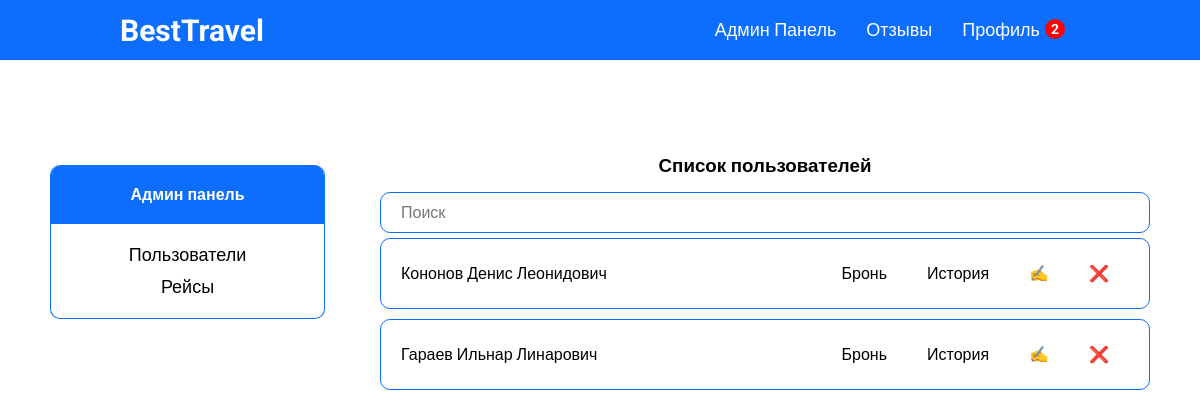
Screenshot of /admin-users-page.php (signed in) with the database file from the repository.
### tables this page shows
CREATE TABLE `users` (
  `user_id` int(11) NOT NULL,
  `surname` varchar(50) NOT NULL,
  `name` varchar(50) NOT NULL,
  `patronymic` varchar(50) NOT NULL,
  `email` varchar(50) NOT NULL,
  `phone` varchar(30) NOT NULL,
  `date_birth` date DEFAULT NULL,
  `login` varchar(50) NOT NULL,
  `password` varchar(255) NOT NULL,
  `role_id` int(11) NOT NULL
);

### database/requests.php (called while the page is built, shortened)
<?php
function getAll($string)
{
    require 'connect.php';
    $data = mysqli_query($connect, $string);
    if (mysqli_num_rows($data) > 0) {
        return mysqli_fetch_all($data, MYSQLI_ASSOC);
    } else {
        return false;
    }
}
class ApiProvider
{
    public function getAllUsers()
    {
        return getAll("
        select u.user_id, u.surname, u.name, u.patronymic, u.email, u.phone, u.login, u.password, r.role from users u
        left join roles r on r.role_id = u.role_id;
      ");
    }
}
?>

### admin-users-page.php (the view, shortened to what this page needs)
<?php
require_once 'database/requests.php';
$users = $provider->getAllUsers();
?>
<!DOCTYPE html>
<html lang="ru">
<?php require 'templates/head.php'; ?>
<body>
<?php require_once 'templates/header.php'; ?>
<div class="container df jcsb fw">
    <?php require_once 'templates/aside.php'; ?>
    <main class="df fc jcc aic">
        <h3 class="tac admin-title">Список пользователей</h3>
        <input id="search" placeholder="Поиск" class="w-full" type="text">
        <?php if ($users): ?>
            <?php foreach ($users as $user): ?>
                <div class="w-full padding border border-radius m-5 df jcsb aic admin-user-page">
                    <div class="search-list"><?= $user['surname']; ?> <?= $user['name']; ?> <?= $user['patronymic']; ?></div>
                    <div class="df">
                        <a href="bookings-user-page.php/<?= $user['user_id']; ?>?page=1">
                            <button class="btn-form">Бронь</button>
                        </a>
                        <a href="orders-users-page.php/<?= $user['user_id']; ?>?page=1">
                            <button class="btn-form">История</button>
                        </a>
                        <a href="update-users-page.php?id=<?= $user['user_id']; ?>">
                            <button class="btn-form">&#9997;</button>
                        </a>
                        <form action="" method='post'>
                            <button name='delete' value='<?= $user['user_id']; ?>' class="btn-form" type='submit'>
                                &#10060;
                            </button>
                        </form>
                    </div>
                </div>
            <?php endforeach ?>
        <?php else: ?>
            <h1 class='empty'>Нет данных</h1>
        <? endif; ?>
    </main>
</div>
</body>
</html>

### assets/css/style.css (style rules this page uses)
* { margin: 0; padding: 0; box-sizing: border-box; font-family: 'Roboto', sans-serif; }
html { scroll-behavior: smooth; }
body { overflow-x: hidden; }
.container { max-width: 1600px; margin: 0 auto; }
a { text-decoration: none; color: black; }
h1, h2, h3, h4, h5 { padding: 15px; }
.w-full { width: 100%; }
.padding { padding: 15px 20px; }
.border { border: 1px solid #0d6efd; }
.border-radius { border-radius: 10px; }
.df { display: flex; }
.fc { flex-direction: column; }
.jcsb { justify-content: space-between; }
.jcc { justify-content: center; }
.aic { align-items: center; }
.tac { text-align: center; }
.m-5 { margin: 5px; }
.fw { flex-wrap: wrap; }
button, input, select { background-color: white; padding: 10px 20px; border-radius: 10px; border: 1px solid #0d6efd; font-size: 16px; }
button { cursor: pointer; }
main { width: 75%; margin-top: 30px; }
.btn-form { border: none; }
@media screen and (max-width: 1600px) { .container { padding: 50px; } }
@media screen and (max-width: 1600px) { main { width: 70%; } }

### rows the page displays
users: surname "Кононов", name "Денис", patronymic "Леонидович", $user['user_id'] 1 (drawn)
users: surname "Гараев", name "Ильнар", patronymic "Линарович", $user['user_id'] 2 (drawn)

### other values shown
count($provider->getNotifications($_SESSION['user']['id'])) "2"
